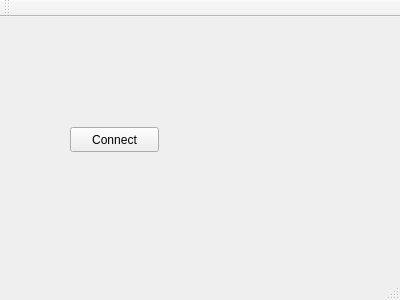
<?xml version="1.0" encoding="UTF-8"?>
<ui version="4.0">
 <class>MainWindow</class>
 <widget class="QMainWindow" name="MainWindow">
  <property name="geometry">
   <rect>
    <x>0</x>
    <y>0</y>
    <width>400</width>
    <height>300</height>
   </rect>
  </property>
  <property name="windowTitle">
   <string>MainWindow</string>
  </property>
  <widget class="QWidget" name="centralWidget">
   <widget class="QPushButton" name="connectBtn">
    <property name="geometry">
     <rect>
      <x>70</x>
      <y>110</y>
      <width>89</width>
      <height>25</height>
     </rect>
    </property>
    <property name="text">
     <string>Connect</string>
    </property>
   </widget>
  </widget>
  <widget class="QMenuBar" name="menuBar">
   <property name="geometry">
    <rect>
     <x>0</x>
     <y>0</y>
     <width>400</width>
     <height>22</height>
    </rect>
   </property>
  </widget>
  <widget class="QToolBar" name="mainToolBar">
   <attribute name="toolBarArea">
    <enum>TopToolBarArea</enum>
   </attribute>
   <attribute name="toolBarBreak">
    <bool>false</bool>
   </attribute>
  </widget>
  <widget class="QStatusBar" name="statusBar"/>
 </widget>
 <layoutdefault spacing="6" margin="11"/>
 <resources/>
 <connections/>
</ui>
